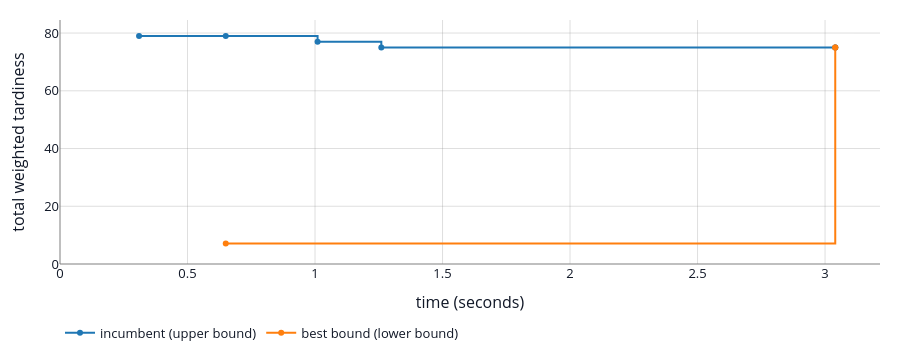

The cell this chart's notebook holds for it:
### Code cell
plot_progress(schedule_log).show(config=PLOT_CONFIG)

### Figure 1 — Plotly figure (JSON) as saved in the notebook; plotly's stock layout.template omitted (floating-point values rounded to 4 significant figures)
{"data": [{"line": {"color": "#1f77b4", "shape": "hv", "width": 2}, "mode": "lines+markers", "name": "incumbent (upper bound)", "type": "scatter", "x": [0.31, 0.65, 1.01, 1.26, 3.04, 3.04], "y": [79.0, 79.0, 77.0, 75.0, 75.0, 75.0]}, {"line": {"color": "#ff7f0e", "shape": "hv", "width": 2}, "mode": "lines+markers", "name": "best bound (lower bound)", "type": "scatter", "x": [0.65, 3.04, 3.04], "y": [7.134, 75.0, 75.0]}], "layout": {"font": {"color": "#111827", "size": 13}, "height": 360, "legend": {"bgcolor": "rgba(0,0,0,0)", "orientation": "h", "y": -0.22, "yanchor": "top"}, "margin": {"b": 50, "l": 60, "r": 20, "t": 20}, "paper_bgcolor": "rgba(0,0,0,0)", "plot_bgcolor": "rgba(0,0,0,0)", "xaxis": {"gridcolor": "rgba(128,128,128,0.25)", "rangemode": "tozero", "title": {"text": "time (seconds)"}, "zerolinecolor": "rgba(128,128,128,0.5)"}, "yaxis": {"gridcolor": "rgba(128,128,128,0.25)", "rangemode": "tozero", "title": {"text": "total weighted tardiness"}, "zerolinecolor": "rgba(128,128,128,0.5)"}}}
